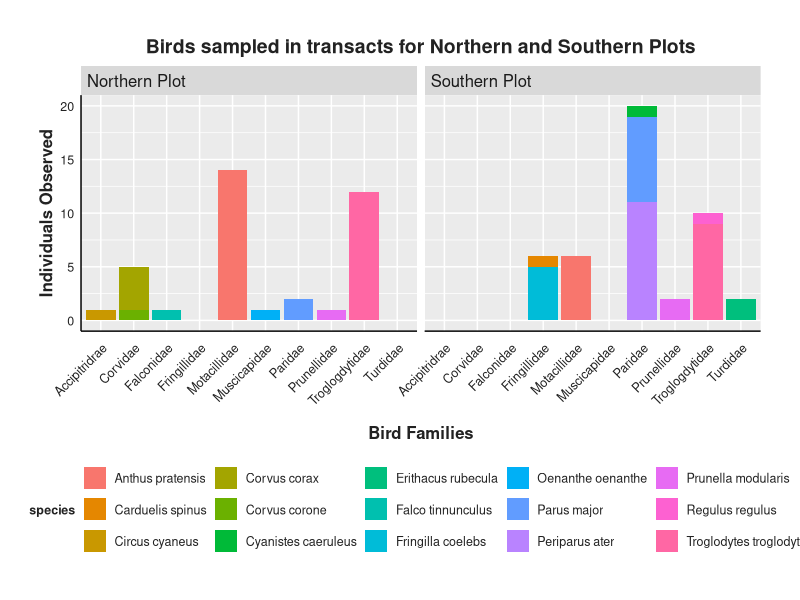
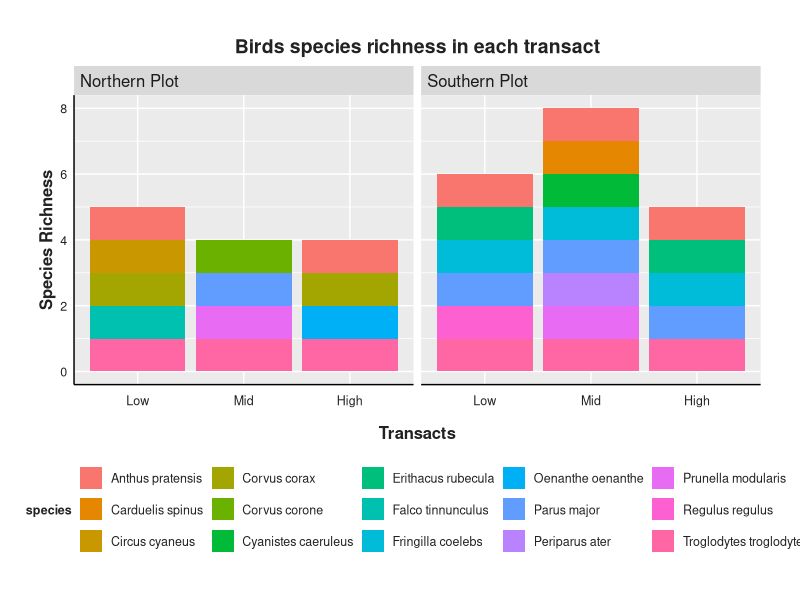
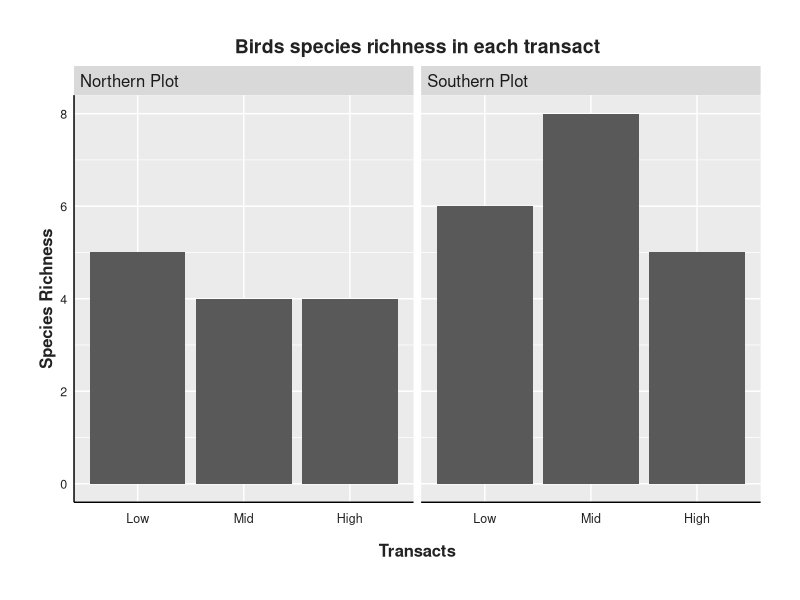
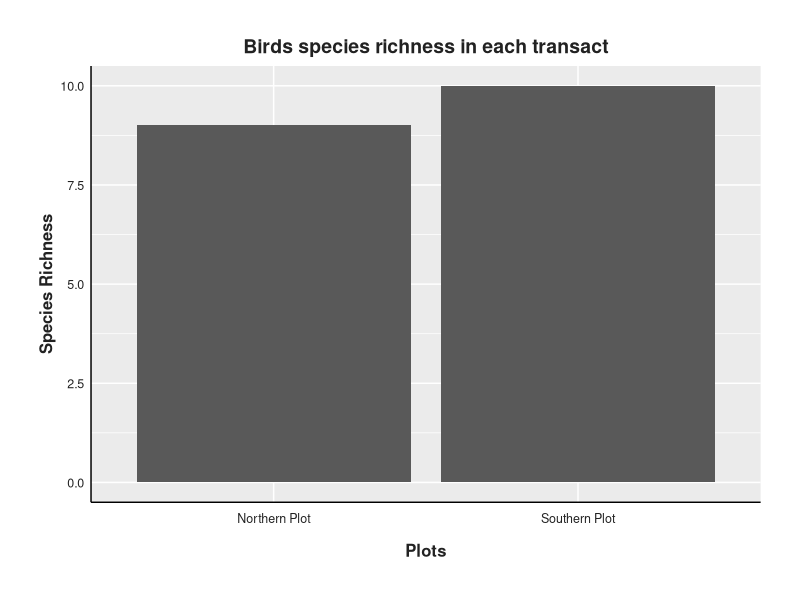
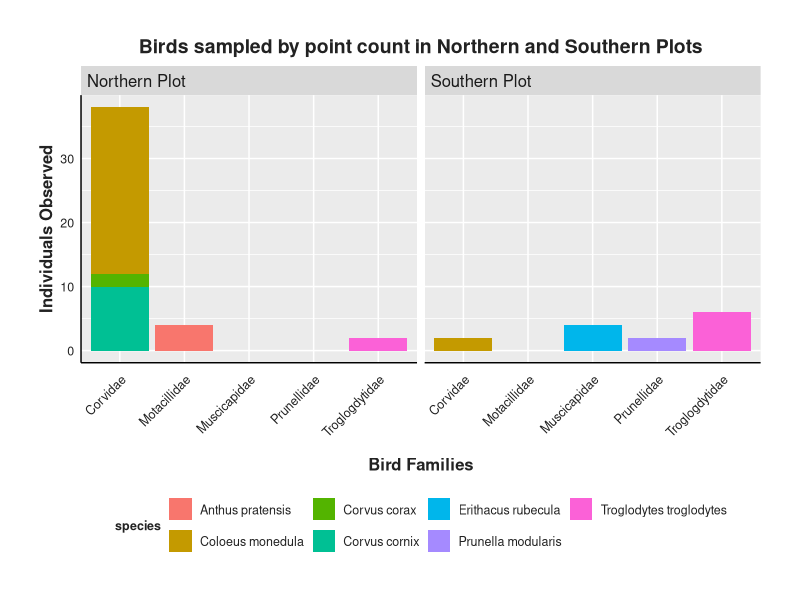
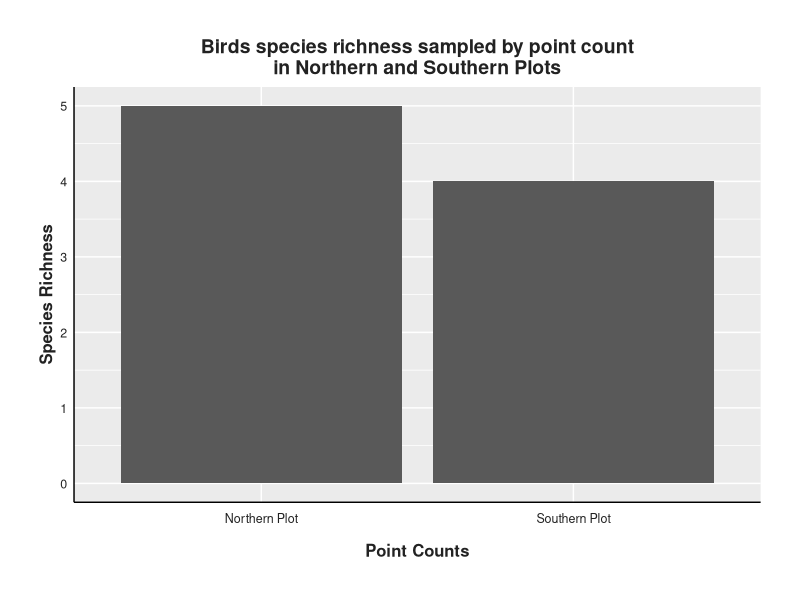
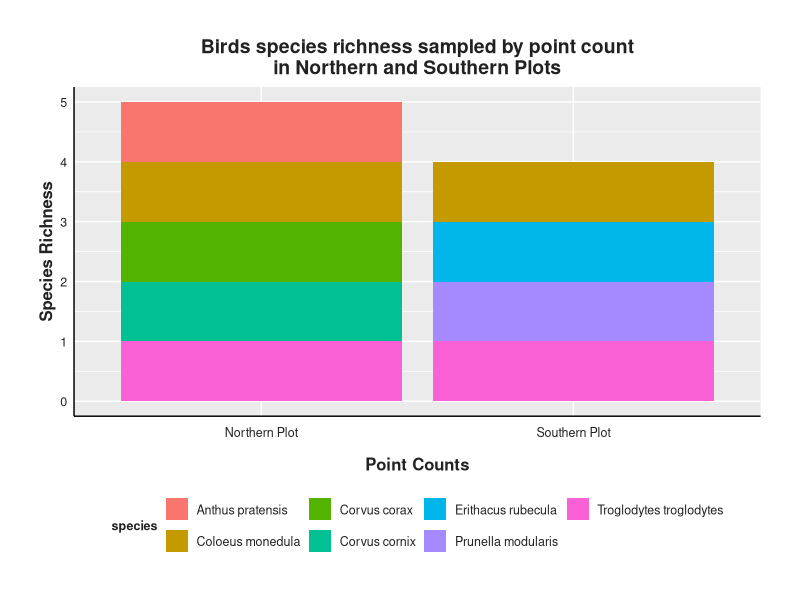
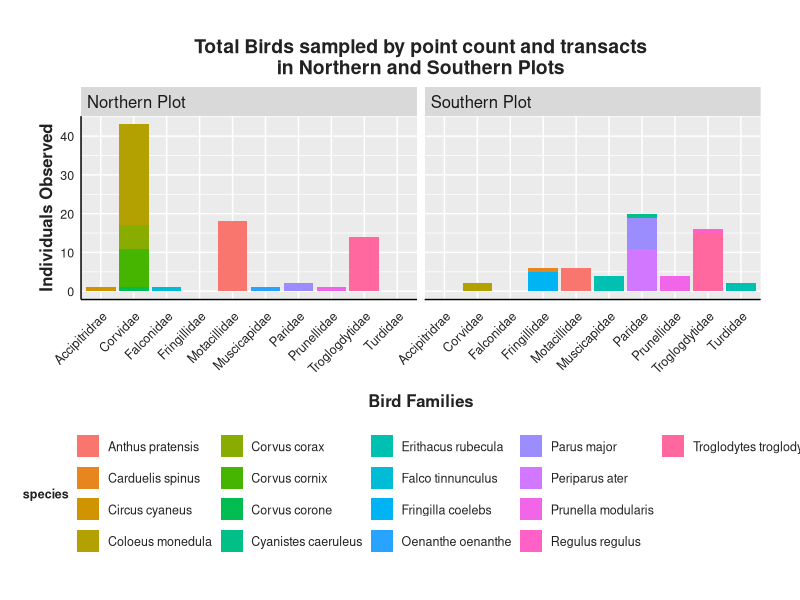

The R source for these figures, in order:
#Libraries----
library(ggplot2)
library(tidyverse)


#Style----
style <- function(){ #setting the style for my plots
  font <- "Helvetica"
  theme(plot.title = element_text(family = font, size = 14, face = "bold", color = "#222222", hjust = 0.5), 
        plot.subtitle = element_text(family = font, size = 12, margin = margin(9, 0, 9, 0)), 
        plot.caption = element_blank(),
        plot.margin = unit(c(1,1,1,1), units = , "cm"),
        legend.text.align = 0, 
        legend.position = "bottom",
        legend.title = element_text(family = font, size = 9, face = "bold", color = "#222222",  hjust = 0.5), 
        legend.key = element_blank(), 
        legend.text = element_text(family = font, size = 9, color = "#222222"),
        axis.text = element_text(family = font, size = 9, color = "#222222"), 
        axis.text.x = element_text(margin = margin(5, b = 10)), 
        axis.title = element_text(family = font, size = 12, face = "bold", color = "#222222"), 
        axis.ticks = element_blank(), 
        axis.line = element_line(colour = "black"),
        strip.text = element_text(size = 12, hjust = 0))
}

#Importing raw data----
bird_t <-read.csv("occurence_dat/bird_transect_occurence.csv") #import the bird transact data
bird_p <-read.csv("occurence_dat/bird_point_occurence.csv")

#1.Transact data----
bird_t <-bird_t %>% 
  select(eventID,individualCount,scientificName,family,genus,species) %>% #keeping the needed columns only
  mutate(Plot = case_when( #creating a new column called plot
    grepl("^n", eventID, ignore.case = TRUE) ~ "Northern Plot", #classifying eventID with "n" as Northern Plot
    grepl("^s", eventID, ignore.case = TRUE) ~ "Southern Plot", #classifying eventID with "s" as Southern Plot
    TRUE ~ "Unknown"
  ))
  

(Bird_transact <- ggplot(bird_t, aes(fill=species, y=individualCount,x=family))+ #plotting the individual birds observed per plot
  geom_bar(stat = "identity",position = "stack",orientation = "x")+ 
  facet_wrap(~Plot)+ #seperating the Northerna and Southern Plots for comparision
  labs(x = "Bird Families", y = "Individuals Observed", 
       title = "Birds sampled in transacts for Northern and Southern Plots")+
  style()+
    theme(axis.text.x = element_text(angle = 45, hjust = 1)))

ggsave(filename = "figures/Birds_transact.png", plot = Bird_transact,width = 10, height = 6) #exporting the graph as png

bird_t <- bird_t %>% 
  mutate(richness=1) %>% #creating a column for species richness
  mutate(Trans = case_when( #creating a column for transact
    grepl("1", eventID, ignore.case = TRUE) ~ "Low",
    grepl("2", eventID, ignore.case = TRUE) ~ "Mid",    
    grepl("3", eventID, ignore.case = TRUE) ~ "High",
    TRUE ~ "Unknown"))#sorting the samples into different transacts by their eventID 

  
(Bird_t_rich <- ggplot(bird_t, aes(fill=species, y=richness, x=Trans))+ #Plotting the species richness by transact with species composition
  geom_bar(stat = "identity", postion = "stack",orientation = "x")+
    labs(x = "Transacts", y = "Species Richness", 
         title = "Birds species richness in each transact")+
    facet_wrap(~Plot)+#seperating the Northerna and Southern Plots for comparision
    style()+
    scale_x_discrete(labels = c("Low", "Mid", "High")))
    

ggsave(filename = "figures/Birds_transact_richness.png", plot = Bird_t_rich,width = 10, height = 6) #exporting the graph as png


(Bird_t_rich_2 <- ggplot(bird_t, aes(y=richness, x=Trans))+#Plotting the species richness by transact
    geom_bar(stat = "identity",orientation = "x")+
    labs(x = "Transacts", y = "Species Richness", 
         title = "Birds species richness in each transact")+
    facet_wrap(~Plot)+#seperating the Northerna and Southern Plots for comparision
    style()+
    scale_x_discrete(labels = c("Low", "Mid", "High")))


ggsave(filename = "figures/Birds_transact_richness_2.png", plot = Bird_t_rich_2,width = 10, height = 6) 

bird_t_rich <- bird_t%>% 
  distinct(scientificName,Plot) %>% 
  mutate(richness=1)

(Bird_t_rich_3 <- ggplot(bird_t_rich, aes(y=richness, x=Plot))+#Plotting the species richness by transact
    geom_bar(stat = "identity",orientation = "x")+
    labs(x = "Plots", y = "Species Richness", 
         title = "Birds species richness in each transact")+
    style())

#2.Point Count Data----

bird_p <-bird_p %>% 
  select(eventID,individualCount,scientificName,family,genus,species) %>% #keeping the needed columns only
  mutate(Plot = case_when( #creating a new column called plot
    grepl("pointN", eventID, ignore.case = TRUE) ~ "Northern Plot", #classifying eventID with "n" as Northern Plot
    grepl("pointS", eventID, ignore.case = TRUE) ~ "Southern Plot", #classifying eventID with "s" as Southern Plot
    TRUE ~ "Unknown"
  ))

(Bird_Point <- ggplot(bird_p, aes(fill=species, y=individualCount,x=family))+ #plotting the individual birds observed per plot
    geom_bar(stat = "identity",position = "stack",orientation = "x")+ 
    facet_wrap(~Plot)+ #seperating the Northerna and Southern Plots for comparision
   labs(x = "Bird Families", y = "Individuals Observed", 
         title = "Birds sampled by point count in Northern and Southern Plots")+
    style()+
    theme(axis.text.x = element_text(angle = 45, hjust = 1)))


ggsave(filename = "figures/Birds_point.png", plot = Bird_Point,width = 10, height = 6) #exporting the graph as png

bird_p <- bird_p %>% #adding a column for species richness
  mutate(richness=1)

(Bird_p_rich <- ggplot(bird_p, aes(y=richness, x=Plot))+#Plotting the species richness by point count
    geom_bar(stat = "identity",orientation = "x")+
    labs(x = "Point Counts", y = "Species Richness", 
         title = "Birds species richness sampled by point count\nin Northern and Southern Plots")+
    style())


ggsave(filename = "figures/Birds_point_richness.png", plot = Bird_p_rich,width = 5, height = 6) #exporting the graph as png


(Bird_p_rich_2 <- ggplot(bird_p, aes(fill=species, y=richness, x=Plot))+ #Plotting the species richness by point count showing species composition
    geom_bar(stat = "identity", postion = "stack",orientation = "x")+ 
    labs(x = "Point Counts", y = "Species Richness", 
         title = "Birds species richness sampled by point count\nin Northern and Southern Plots")+
    style())

ggsave(filename = "figures/Birds_point_richness_2.png", plot = Bird_p_rich_2,width = 5, height = 6) #exporting the graph as png

#3. Total----
bird_total <- bird_t %>% 
  select(-Trans)

bird_total <- rbind(bird_total,bird_p) %>% 
  select(-eventID)

(Bird_Total <- ggplot(bird_total, aes(fill=species, y=individualCount,x=family))+ #plotting the individual birds observed per plot
    geom_bar(stat = "identity",position = "stack",orientation = "x")+ 
    facet_wrap(~Plot)+ #seperating the Northerna and Southern Plots for comparision
    labs(x = "Bird Families", y = "Individuals Observed", 
         title = "Total Birds sampled by point count and transacts\nin Northern and Southern Plots")+
    style()+
    theme(axis.text.x = element_text(angle = 45, hjust = 1)))

ggsave(filename = "figures/Birds_total.png", plot = Bird_Total,width = 10, height = 10) #exporting the graph as png

bird_total_rich <- bird_total %>% 
  distinct(scientificName,Plot) %>% 
  mutate(richness=1)

(Bird_total_rich <- ggplot(bird_total_rich, aes(y=richness, x=Plot))+#Plotting the species richness by point count
    geom_bar(stat = "identity",orientation = "x")+
    labs(x = "Point Counts", y = "Species Richness", 
         title = "Total Birds species richness sampled by point count and transacts\nin Northern and Southern Plots")+
    style())
